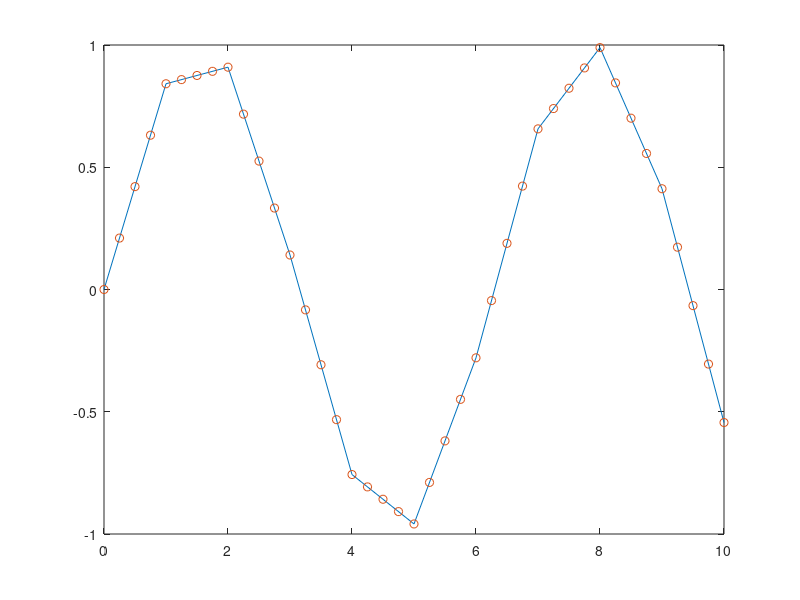

Recreate this plot in MATLAB.
%Exercise 3
% y = sin(x); x = 0:10; x(i) = 0:0.25:10;  Construct the interpolant y and plot. 
%Soln:

clc;
clear;
close all;

dataX = 0:10;           % x = 0:10
dataY = sin(dataX);    % y = sin(x)
n = length(dataX);

x = [0:0.25:10];    % x(i)

for i = 1:length(x)
    for j = 1:n-1
        if dataX(j)<=x(i) && dataX(j+1)>=x(i)
            x1 = dataX(j);
            x2 = dataX(j+1);
            y1 = dataY(j);
            y2 = dataY(j+1);
        end
    end
    y(i) = ((x(i)-x2)/(x1-x2))*y1 + ((x(i)-x1)/(x2-x1))*y2;         

end

plot(dataX, dataY)
hold on
plot(x,y,'o')
